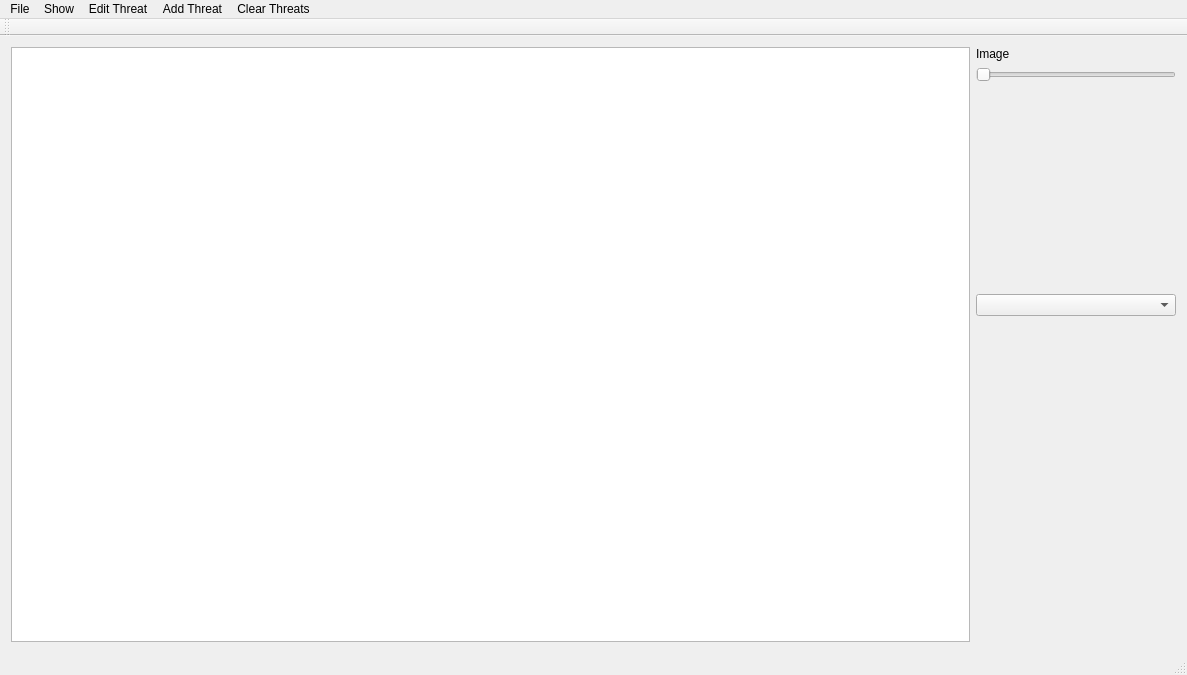
<?xml version="1.0" encoding="UTF-8"?>
<ui version="4.0">
 <class>MainWindow</class>
 <widget class="QMainWindow" name="MainWindow">
  <property name="geometry">
   <rect>
    <x>0</x>
    <y>0</y>
    <width>1187</width>
    <height>675</height>
   </rect>
  </property>
  <property name="windowTitle">
   <string>MainWindow</string>
  </property>
  <widget class="QWidget" name="centralWidget">
   <layout class="QVBoxLayout" name="verticalLayout_2">
    <item>
     <layout class="QHBoxLayout" name="horizontalLayout">
      <item>
       <widget class="QPlainTextEdit" name="plainTextEdit"/>
      </item>
      <item>
       <layout class="QVBoxLayout" name="verticalLayout">
        <property name="leftMargin">
         <number>0</number>
        </property>
        <property name="rightMargin">
         <number>0</number>
        </property>
        <item>
         <widget class="QLabel" name="label">
          <property name="maximumSize">
           <size>
            <width>200</width>
            <height>35</height>
           </size>
          </property>
          <property name="text">
           <string>Image</string>
          </property>
         </widget>
        </item>
        <item>
         <widget class="QSlider" name="imageLayerSlider">
          <property name="maximumSize">
           <size>
            <width>200</width>
            <height>16777215</height>
           </size>
          </property>
          <property name="orientation">
           <enum>Qt::Horizontal</enum>
          </property>
         </widget>
        </item>
        <item>
         <widget class="QLabel" name="imageLabel">
          <property name="minimumSize">
           <size>
            <width>200</width>
            <height>200</height>
           </size>
          </property>
          <property name="maximumSize">
           <size>
            <width>16777215</width>
            <height>200</height>
           </size>
          </property>
          <property name="text">
           <string/>
          </property>
         </widget>
        </item>
        <item>
         <widget class="QComboBox" name="comboBoxThreatSelect"/>
        </item>
        <item>
         <widget class="QLabel" name="testThreatImage">
          <property name="minimumSize">
           <size>
            <width>200</width>
            <height>200</height>
           </size>
          </property>
          <property name="text">
           <string/>
          </property>
         </widget>
        </item>
        <item>
         <spacer name="verticalSpacer">
          <property name="orientation">
           <enum>Qt::Vertical</enum>
          </property>
          <property name="sizeHint" stdset="0">
           <size>
            <width>20</width>
            <height>40</height>
           </size>
          </property>
         </spacer>
        </item>
       </layout>
      </item>
     </layout>
    </item>
   </layout>
  </widget>
  <widget class="QMenuBar" name="menuBar">
   <property name="geometry">
    <rect>
     <x>0</x>
     <y>0</y>
     <width>1187</width>
     <height>19</height>
    </rect>
   </property>
   <widget class="QMenu" name="menuFile">
    <property name="title">
     <string>File</string>
    </property>
    <addaction name="actionRead_TDR_from_file"/>
    <addaction name="actionSave_Console_to_File"/>
    <addaction name="actionSave_TDR_as"/>
    <addaction name="actionExit"/>
   </widget>
   <widget class="QMenu" name="menuShow">
    <property name="title">
     <string>Show</string>
    </property>
    <addaction name="actionShowThreatInfo"/>
   </widget>
   <widget class="QMenu" name="menuMove">
    <property name="title">
     <string>Edit Threat</string>
    </property>
    <addaction name="actionMoveThreatVolume"/>
    <addaction name="actionResize_Threat_Volume"/>
    <addaction name="actionSet_Threat_Type"/>
    <addaction name="actionSetMass"/>
   </widget>
   <widget class="QMenu" name="menuAdd_Threat">
    <property name="title">
     <string>Add Threat</string>
    </property>
    <addaction name="actionAddSelectedThreat"/>
   </widget>
   <widget class="QMenu" name="menuClear_Threats">
    <property name="title">
     <string>Clear Threats</string>
    </property>
    <addaction name="actionClear_All_Threats"/>
   </widget>
   <addaction name="menuFile"/>
   <addaction name="menuShow"/>
   <addaction name="menuMove"/>
   <addaction name="menuAdd_Threat"/>
   <addaction name="menuClear_Threats"/>
  </widget>
  <widget class="QToolBar" name="mainToolBar">
   <attribute name="toolBarArea">
    <enum>TopToolBarArea</enum>
   </attribute>
   <attribute name="toolBarBreak">
    <bool>false</bool>
   </attribute>
  </widget>
  <widget class="QStatusBar" name="statusBar"/>
  <action name="actionExit">
   <property name="icon">
    <iconset resource="QtTDRTestApp.qrc">
     <normaloff>:/images/ExitIcon.png</normaloff>:/images/ExitIcon.png</iconset>
   </property>
   <property name="text">
    <string>Exit</string>
   </property>
  </action>
  <action name="actionRead_TDR_from_file">
   <property name="icon">
    <iconset resource="QtTDRTestApp.qrc">
     <normaloff>:/images/FileOpen.png</normaloff>:/images/FileOpen.png</iconset>
   </property>
   <property name="text">
    <string>Read TDR from file ...</string>
   </property>
  </action>
  <action name="actionShowThreatInfo">
   <property name="icon">
    <iconset resource="QtTDRTestApp.qrc">
     <normaloff>:/images/EyeIcon.png</normaloff>:/images/EyeIcon.png</iconset>
   </property>
   <property name="text">
    <string>Show Threat Info</string>
   </property>
   <property name="toolTip">
    <string>Show Threat Info</string>
   </property>
  </action>
  <action name="actionSave_Console_to_File">
   <property name="icon">
    <iconset resource="QtTDRTestApp.qrc">
     <normaloff>:/images/SaveTextIcon.png</normaloff>:/images/SaveTextIcon.png</iconset>
   </property>
   <property name="text">
    <string>Save Console to File...</string>
   </property>
  </action>
  <action name="actionMoveThreatVolume">
   <property name="icon">
    <iconset resource="QtTDRTestApp.qrc">
     <normaloff>:/images/MoveIcon.png</normaloff>:/images/MoveIcon.png</iconset>
   </property>
   <property name="text">
    <string>Move Threat Volume</string>
   </property>
  </action>
  <action name="actionSave_TDR_as">
   <property name="icon">
    <iconset resource="QtTDRTestApp.qrc">
     <normaloff>:/images/SaveFileIcon.png</normaloff>:/images/SaveFileIcon.png</iconset>
   </property>
   <property name="text">
    <string>Save TDR as ...</string>
   </property>
  </action>
  <action name="actionAddSelectedThreat">
   <property name="icon">
    <iconset resource="QtTDRTestApp.qrc">
     <normaloff>:/images/AddIcon.png</normaloff>:/images/AddIcon.png</iconset>
   </property>
   <property name="text">
    <string>Add Selected Threat</string>
   </property>
  </action>
  <action name="actionResize_Threat_Volume">
   <property name="icon">
    <iconset resource="QtTDRTestApp.qrc">
     <normaloff>:/images/ResizeIcon.png</normaloff>:/images/ResizeIcon.png</iconset>
   </property>
   <property name="text">
    <string>Resize Threat Volume</string>
   </property>
  </action>
  <action name="actionSet_Threat_Type">
   <property name="icon">
    <iconset resource="QtTDRTestApp.qrc">
     <normaloff>:/images/TypeIcon.png</normaloff>:/images/TypeIcon.png</iconset>
   </property>
   <property name="text">
    <string>Set Threat Type</string>
   </property>
  </action>
  <action name="actionSetMass">
   <property name="icon">
    <iconset resource="QtTDRTestApp.qrc">
     <normaloff>:/images/MassIcon.png</normaloff>:/images/MassIcon.png</iconset>
   </property>
   <property name="text">
    <string>Set Mass</string>
   </property>
  </action>
  <action name="actionClear_All_Threats">
   <property name="text">
    <string>Clear All Threats</string>
   </property>
  </action>
 </widget>
 <layoutdefault spacing="6" margin="11"/>
 <resources>
  <include location="QtTDRTestApp.qrc"/>
 </resources>
 <connections/>
</ui>
